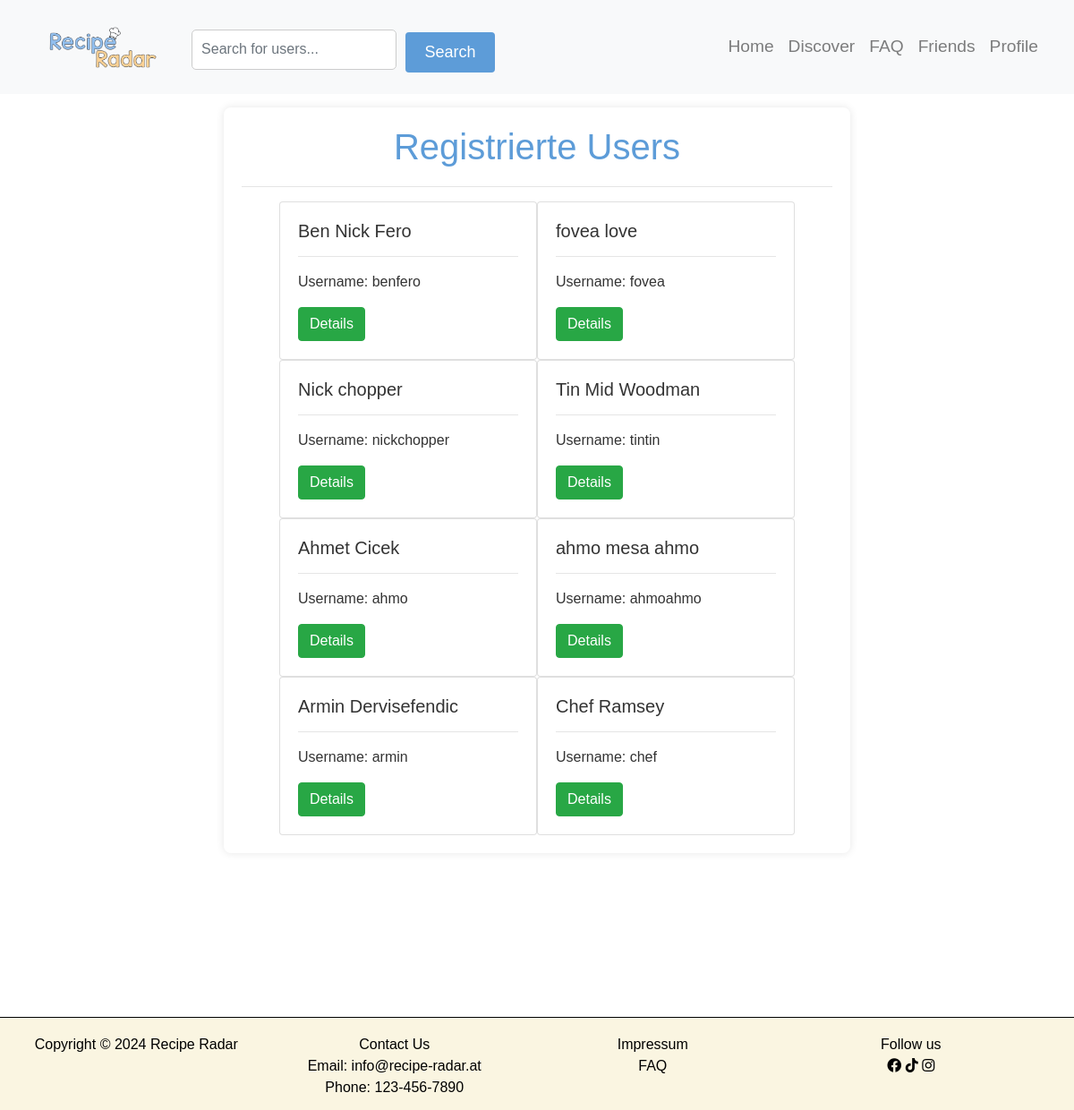
Page /userlist.php (signed in) on the committed database.
### tables this page shows
CREATE TABLE `users` (
  `userID` int(20) NOT NULL,
  `type` text NOT NULL DEFAULT 'normal',
  `salutation` varchar(50) DEFAULT NULL,
  `firstName` varchar(50) NOT NULL,
  `middleName` varchar(50) DEFAULT NULL,
  `lastName` varchar(50) NOT NULL,
  `userName` varchar(30) NOT NULL,
  `email` varchar(100) NOT NULL,
  `password` varchar(255) NOT NULL,
  `birthDate` date NOT NULL,
  `profilePicture` varchar(255) DEFAULT NULL
);

### services/userlist_service.php (the view, shortened to what this page needs)
<?php
require 'config/db_connect.php';
$users = "SELECT * FROM users WHERE Type != 'admin'";
$usersResult = mysqli_query($conn, $users);
$layout = "";
if (mysqli_num_rows($usersResult) == 0) {
    $layout .= "No Users found!";
} else {
    while ($user = mysqli_fetch_assoc($usersResult)) {
        $layout .= "<div class='card' style='width: 18rem'>
        <div class='card-body'>
          <h5 class='card-title'>{$user["firstName"]} {$user["middleName"]} {$user["lastName"]}</h5>
          <hr>
          <p class='card-text'>Username: {$user["userName"]}</p>
          <a href='userdetails.php?id={$user["userID"]}' class='btn btn-success' >Details</a>
        </div>
      </div>";
    }
}
?>

### resources/css/style.css (style rules this page uses)
body { margin: 0; padding: 0; }
body { margin: 0; font-family: 'Segoe UI', Tahoma, Geneva, Verdana, sans-serif; background-color: white; height: 100vh; }

### resources/css/recipe_detail.css (style rules this page uses)
body { background-image: url('../../pictures/bg-2.jpeg'); background-size: cover; font-family: Arial, sans-serif; color: #333; margin: 0; padding: 0; }

### rows in the picture
users: firstName "Ben", middleName "Nick", lastName "Fero", userName "benfero"
users: firstName "fovea", lastName "love", userName "fovea"
users: firstName "Nick", lastName "chopper", userName "nickchopper"
users: firstName "Tin", middleName "Mid", lastName "Woodman", userName "tintin"
users: firstName "Ahmet", lastName "Cicek", userName "ahmo"
users: firstName "ahmo", middleName "mesa", lastName "ahmo", userName "ahmoahmo"
users: firstName "Armin", lastName "Dervisefendic", userName "armin"
users: firstName "Chef", lastName "Ramsey", userName "chef"
